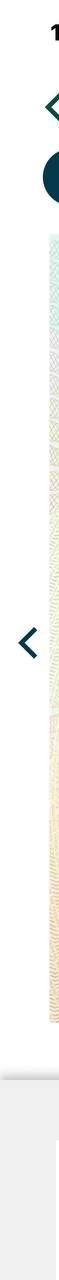
#> input picture debug_left_strip.jpg, 59 x 1280 px
$ python debug_ocr_strips.py
#> lines starting #> are read from the running program, lines starting #| are printed output that depends on the picture
import cv2
import pytesseract
import os

pytesseract.pytesseract.tesseract_cmd = r"C:\Program Files\Tesseract-OCR\tesseract.exe"

def check_strip(path):
#> called with path = 'debug_left_strip.jpg'
    img = cv2.imread(path)
#> img is the input picture: shape (1280, 59, 3); mean B, G, R 246, 247.8, 247.2
    if img is None: return
    # Rotate 90 deg clockwise to make vertical text horizontal for OCR
    rotated = cv2.rotate(img, cv2.ROTATE_90_CLOCKWISE)
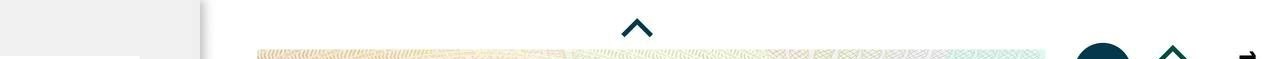
#> rotated: shape (59, 1280, 3); mean B, G, R 246, 247.8, 247.2
    text = pytesseract.image_to_string(rotated, lang="eng+amh", config='--psm 6')
    print(f"--- Text in {path} (rotated) ---")
    print(text)
    print("-------------------------------")

if __name__ == "__main__":
    check_strip("debug_left_strip.jpg")
#> (the call stopped at in check_strip, `text = pytesseract.image_to_string(rotated, lang="eng+amh", config='--..`: pytesseract is not available in this run)
    check_strip("debug_right_strip.jpg")
#> call 2 of check_strip, with path = 'debug_right_strip.jpg'
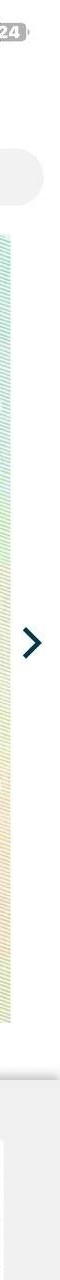
#> input picture debug_right_strip.jpg, 60 x 1280 px
#> in check_strip, img is the input picture: shape (1280, 60, 3); mean B, G, R 246.8, 248.9, 247.8
#> in check_strip (call 2), `rotated = cv2.rotate(img, cv2.ROTATE_90_CLOCKWISE)`:
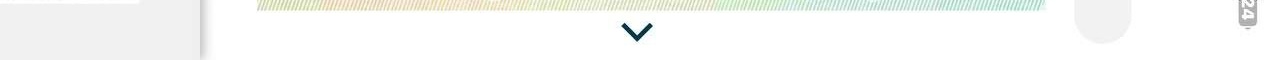
#> rotated: shape (60, 1280, 3); mean B, G, R 246.8, 248.9, 247.8
#> (the call stopped at in check_strip, `text = pytesseract.image_to_string(rotated, lang="eng+amh", config='--..`: pytesseract is not available in this run)
